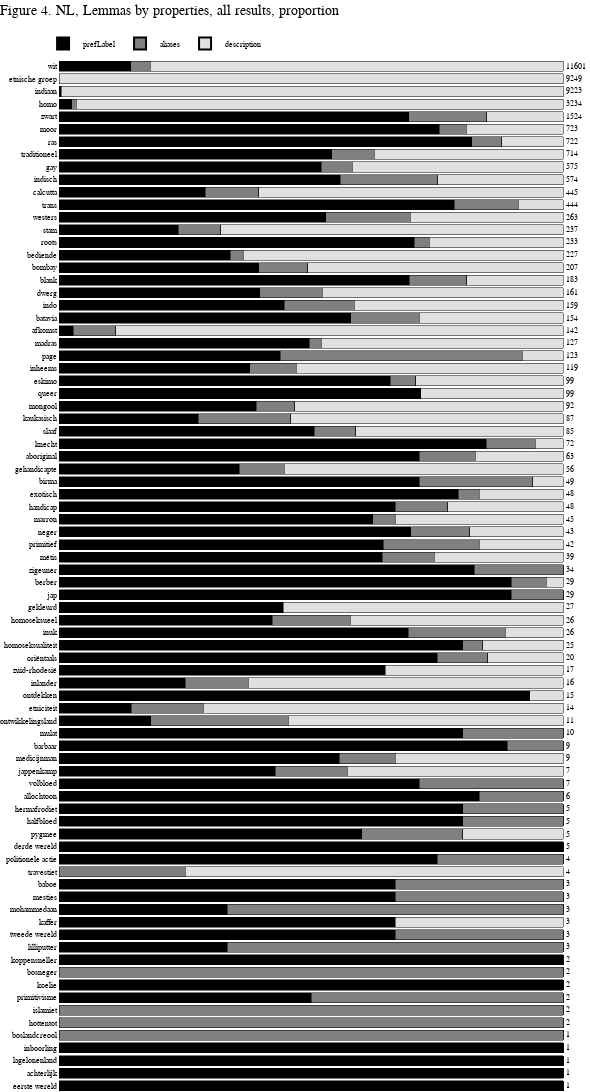

Write notebook code for a chart like this one.
### Code cell
lemmas = list(all_hits_by_lemma_nl_p['lemma'])
pref = list(all_hits_by_lemma_nl_p['wd_prefLabel_p'])
alias = list(all_hits_by_lemma_nl_p['wd_aliases_p'])
descr = list(all_hits_by_lemma_nl_p['wd_descr_p'])
#ocr = list(fig_4_data['ocr'])
#no_majority = list(fig_4_data['no_majority'])
text_marker = list(all_hits_by_lemma_nl_p['wd_lemma_total'])

bar_chart = go.Figure(data=[
    go.Bar(name="prefLabel",
           x=pref,
           y=lemmas,
           hovertext=list(all_hits_by_lemma_nl_p['wd_prefLabel']),
           orientation='h',
           marker_color='rgb(0,0,0)'),
    
    go.Bar(name="aliases",
           x=alias,
           y=lemmas,
           hovertext=list(all_hits_by_lemma_nl_p['wd_aliases']),
           orientation='h',
           marker_color='rgb(128, 128, 128)'),
    
    go.Bar(name="description",
           x=descr,
           y=lemmas,
           hovertext=list(all_hits_by_lemma_nl_p['wd_descr']),
           orientation='h',
           marker_color='rgb(224, 224, 224)',
           text=text_marker,
           textposition='outside')

])

bar_chart.update_layout(barmode='stack',
                  width=590,
                  height=1230,
                  bargap=0.2,
                  paper_bgcolor='rgb(255, 255, 255)',
                  plot_bgcolor='rgb(255, 255, 255)',
                  title={"text":"Figure 4. NL, Lemmas by properties, all results, proportion",
                        "x":0,
                        "y":1,
                        "yanchor":"top",
                        "yref":"paper",
                        "pad":{"t":-55},
                        "font":{"size":14}},
                  
                  margin=dict(
                    l=0,
                    r=0,
                    b=0,
                    t=60,
                    pad=1),
                  
                  font=dict(
                    family="Arial",
                    size=8,
                    color="black"),
                  
                  legend=dict(
                    traceorder="normal",
                    orientation="h",
                    itemsizing='constant',
                    itemwidth=30,
                    yanchor="top",
                    y=1.03,
                    xanchor="left",
                    x=-0.03,
                    font=dict(
                    family="Arial",
                    size=8,
                    color="black"
                )),
                 )

bar_chart.update_traces(marker=dict(line=dict(width=0.5),line_color="black"),hoverinfo='text',
                 textfont_size=8, selector=dict(type='bar'))

bar_chart.update_yaxes(showgrid=False,
                visible=True)

bar_chart.update_xaxes(showgrid=False,
                visible=False)

bar_chart.show()

### Figure 1 — Plotly figure (JSON) as saved in the notebook; plotly's stock layout.template omitted (floating-point values rounded to 4 significant figures)
{"data": [{"hoverinfo": "text", "hovertext": ["1", "1", "1", "1", "0", "0", "0", "1", "2", "0", "2", "1", "2", "2", "1", "2", "2", "0", "3", "5", "3", "4", "4", "5", "5", "3", "5", "8", "8", "2", "2", "14", "4", "11", "15", "20", "18", "11", "12", "26", "26", "28", "25", "27", "30", "28", "32", "38", "35", "20", "45", "61", "43", "24", "36", "71", "65", "45", "54", "63", "4", "89", "71", "64", "127", "82", "77", "164", "56", "139", "348", "129", "320", "299", "386", "591", "545", "1057", "83", "32", "7", "1654"], "marker": {"color": "rgb(0,0,0)", "line": {"color": "black", "width": 0.5}}, "name": "prefLabel", "orientation": "h", "textfont": {"size": 8}, "type": "bar", "x": [100, 100, 100, 100, 0, 0, 0, 50, 100, 0, 100, 33.33, 66.67, 66.67, 33.33, 66.67, 66.67, 0, 75, 100, 60, 80, 80, 83.33, 71.43, 42.86, 55.56, 88.89, 80, 18.18, 14.29, 93.33, 25, 64.71, 75, 80, 69.23, 42.31, 44.44, 89.66, 89.66, 82.35, 64.1, 64.29, 69.77, 62.22, 66.67, 79.17, 71.43, 35.71, 71.43, 84.72, 50.59, 27.59, 39.13, 71.72, 65.66, 37.82, 43.9, 49.61, 2.817, 57.79, 44.65, 39.75, 69.4, 39.61, 33.92, 70.39, 23.63, 52.85, 78.38, 28.99, 55.75, 52, 54.06, 81.86, 75.38, 69.36, 2.566, 0.347, 0.07568, 14.26], "y": ["eerste wereld", "achterlijk", "lagelonenland", "inboorling", "boslandcreool", "hottentot", "islamiet", "primitivisme", "koelie", "bosneger", "koppensneller", "lilliputter", "tweede wereld", "kaffer", "mohammedaan", "mesties", "baboe", "travestiet", "politionele actie", "derde wereld", "pygmee", "halfbloed", "hermafrodiet", "allochtoon", "volbloed", "jappenkamp", "medicijnman", "barbaar", "mulat", "ontwikkelingsland", "etniciteit", "ontdekken", "inlander", "zuid-rhodesië", "oriëntaals", "homoseksualiteit", "inuk", "homoseksueel", "gekleurd", "jap", "berber", "zigeuner", "métis", "primitief", "neger", "marron", "handicap", "exotisch", "birma", "gehandicapte", "aboriginal", "knecht", "slaaf", "kaukasisch", "mongool", "queer", "eskimo", "inheems", "page", "madras", "afkomst", "batavia", "indo", "dwerg", "blank", "bombay", "bediende", "roots", "stam", "westers", "trans", "calcutta", "indisch", "gay", "traditioneel", "ras", "moor", "zwart", "homo", "indiaan", "etnische groep", "wit"]}, {"hoverinfo": "text", "hovertext": ["0", "0", "0", "0", "1", "2", "2", "1", "0", "2", "0", "2", "1", "0", "2", "1", "1", "1", "1", "0", "1", "1", "1", "1", "2", "1", "1", "1", "2", "3", "2", "0", "2", "0", "2", "1", "5", "4", "0", "3", "2", "6", "4", "8", "5", "2", "5", "2", "11", "5", "7", "7", "7", "16", "7", "0", "5", "11", "59", "3", "12", "21", "22", "20", "21", "20", "6", "7", "20", "44", "56", "47", "111", "35", "60", "43", "39", "236", "28", "8", "1", "439"], "marker": {"color": "rgb(128, 128, 128)", "line": {"color": "black", "width": 0.5}}, "name": "aliases", "orientation": "h", "textfont": {"size": 8}, "type": "bar", "x": [0, 0, 0, 0, 100, 100, 100, 50, 0, 100, 0, 66.67, 33.33, 0, 66.67, 33.33, 33.33, 25, 25, 0, 20, 20, 20, 16.67, 28.57, 14.29, 11.11, 11.11, 20, 27.27, 14.29, 0, 12.5, 0, 10, 4, 19.23, 15.38, 0, 10.34, 6.897, 17.65, 10.26, 19.05, 11.63, 4.444, 10.42, 4.167, 22.45, 8.929, 11.11, 9.722, 8.235, 18.39, 7.609, 0, 5.051, 9.244, 47.97, 2.362, 8.451, 13.64, 13.84, 12.42, 11.48, 9.662, 2.643, 3.004, 8.439, 16.73, 12.61, 10.56, 19.34, 6.087, 8.403, 5.956, 5.394, 15.49, 0.8658, 0.08674, 0.01081, 3.784], "y": ["eerste wereld", "achterlijk", "lagelonenland", "inboorling", "boslandcreool", "hottentot", "islamiet", "primitivisme", "koelie", "bosneger", "koppensneller", "lilliputter", "tweede wereld", "kaffer", "mohammedaan", "mesties", "baboe", "travestiet", "politionele actie", "derde wereld", "pygmee", "halfbloed", "hermafrodiet", "allochtoon", "volbloed", "jappenkamp", "medicijnman", "barbaar", "mulat", "ontwikkelingsland", "etniciteit", "ontdekken", "inlander", "zuid-rhodesië", "oriëntaals", "homoseksualiteit", "inuk", "homoseksueel", "gekleurd", "jap", "berber", "zigeuner", "métis", "primitief", "neger", "marron", "handicap", "exotisch", "birma", "gehandicapte", "aboriginal", "knecht", "slaaf", "kaukasisch", "mongool", "queer", "eskimo", "inheems", "page", "madras", "afkomst", "batavia", "indo", "dwerg", "blank", "bombay", "bediende", "roots", "stam", "westers", "trans", "calcutta", "indisch", "gay", "traditioneel", "ras", "moor", "zwart", "homo", "indiaan", "etnische groep", "wit"]}, {"hoverinfo": "text", "hovertext": ["0", "0", "0", "0", "0", "0", "0", "0", "0", "0", "0", "0", "0", "1", "0", "0", "0", "3", "0", "0", "1", "0", "0", "0", "0", "3", "3", "0", "0", "6", "10", "1", "10", "6", "3", "4", "3", "11", "15", "0", "1", "0", "10", "7", "8", "15", "11", "8", "3", "31", "11", "4", "35", "47", "49", "28", "29", "63", "10", "61", "126", "44", "66", "77", "35", "105", "144", "62", "161", "80", "40", "269", "143", "241", "268", "88", "139", "231", "3123", "9183", "9241", "9508"], "marker": {"color": "rgb(224, 224, 224)", "line": {"color": "black", "width": 0.5}}, "name": "description", "orientation": "h", "text": ["1", "1", "1", "1", "1", "2", "2", "2", "2", "2", "2", "3", "3", "3", "3", "3", "3", "4", "4", "5", "5", "5", "5", "6", "7", "7", "9", "9", "10", "11", "14", "15", "16", "17", "20", "25", "26", "26", "27", "29", "29", "34", "39", "42", "43", "45", "48", "48", "49", "56", "63", "72", "85", "87", "92", "99", "99", "119", "123", "127", "142", "154", "159", "161", "183", "207", "227", "233", "237", "263", "444", "445", "574", "575", "714", "722", "723", "1524", "3234", "9223", "9249", "11601"], "textfont": {"size": 8}, "textposition": "outside", "type": "bar", "x": [0, 0, 0, 0, 0, 0, 0, 0, 0, 0, 0, 0, 0, 33.33, 0, 0, 0, 75, 0, 0, 20, 0, 0, 0, 0, 42.86, 33.33, 0, 0, 54.55, 71.43, 6.667, 62.5, 35.29, 15, 16, 11.54, 42.31, 55.56, 0, 3.448, 0, 25.64, 16.67, 18.6, 33.33, 22.92, 16.67, 6.122, 55.36, 17.46, 5.556, 41.18, 54.02, 53.26, 28.28, 29.29, 52.94, 8.13, 48.03, 88.73, 28.57, 41.51, 47.83, 19.13, 50.72, 63.44, 26.61, 67.93, 30.42, 9.009, 60.45, 24.91, 41.91, 37.54, 12.19, 19.23, 15.16, 96.57, 99.57, 99.91, 81.96], "y": ["eerste wereld", "achterlijk", "lagelonenland", "inboorling", "boslandcreool", "hottentot", "islamiet", "primitivisme", "koelie", "bosneger", "koppensneller", "lilliputter", "tweede wereld", "kaffer", "mohammedaan", "mesties", "baboe", "travestiet", "politionele actie", "derde wereld", "pygmee", "halfbloed", "hermafrodiet", "allochtoon", "volbloed", "jappenkamp", "medicijnman", "barbaar", "mulat", "ontwikkelingsland", "etniciteit", "ontdekken", "inlander", "zuid-rhodesië", "oriëntaals", "homoseksualiteit", "inuk", "homoseksueel", "gekleurd", "jap", "berber", "zigeuner", "métis", "primitief", "neger", "marron", "handicap", "exotisch", "birma", "gehandicapte", "aboriginal", "knecht", "slaaf", "kaukasisch", "mongool", "queer", "eskimo", "inheems", "page", "madras", "afkomst", "batavia", "indo", "dwerg", "blank", "bombay", "bediende", "roots", "stam", "westers", "trans", "calcutta", "indisch", "gay", "traditioneel", "ras", "moor", "zwart", "homo", "indiaan", "etnische groep", "wit"]}], "layout": {"bargap": 0.2, "barmode": "stack", "font": {"color": "black", "family": "Arial", "size": 8}, "height": 1230, "legend": {"font": {"color": "black", "family": "Arial", "size": 8}, "itemsizing": "constant", "itemwidth": 30, "orientation": "h", "traceorder": "normal", "x": -0.03, "xanchor": "left", "y": 1.03, "yanchor": "top"}, "margin": {"b": 0, "l": 0, "pad": 1, "r": 0, "t": 60}, "paper_bgcolor": "rgb(255, 255, 255)", "plot_bgcolor": "rgb(255, 255, 255)", "title": {"font": {"size": 14}, "pad": {"t": -55}, "text": "Figure 4. NL, Lemmas by properties, all results, proportion", "x": 0, "y": 1, "yanchor": "top", "yref": "paper"}, "width": 590, "xaxis": {"showgrid": false, "visible": false}, "yaxis": {"showgrid": false, "visible": true}}}
